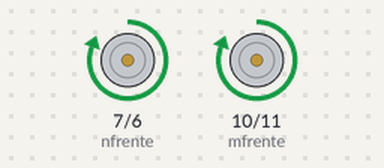
Recording of a sketch running on a simulated Arduino Uno, built with avr-gcc and run on an emulated ATmega328P. Parts: motor-driver pin pairs drawn as motors (green arrow = first pin HIGH = forward, orange = second pin HIGH = backward, longer = more drive).

Above: at 1.0 s.
At 2.5 s:
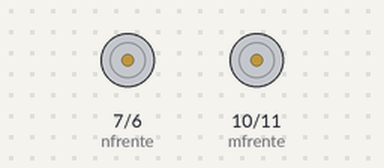
At 4.0 s:
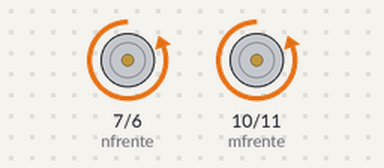
Timing chart, 0 to 7.8 s (numbered marks = the images above):
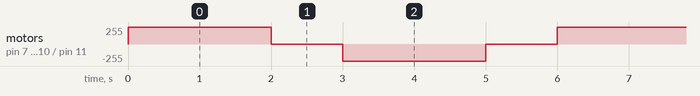

Measured:
- by itself, motor on pin 7 (nfrente) / pin 6 (ntras), motor on pin 10 (mfrente) / pin 11 (mtras): repeats every 6.0 s: stopped 1.0 s, backward 255/255 2.0 s, stopped 1.0 s, forward 255/255 2.0 s

The sketch:

motog223.ino
```cpp
int mfrente = 10;
int mtras = 11;
int nfrente = 7;
int ntras = 6;


void setup() {
pinMode(mfrente, OUTPUT);
pinMode(mtras, OUTPUT);
pinMode(nfrente, OUTPUT);
pinMode(ntras, OUTPUT);
}

void loop() {
  frente();
  delay(2000);

  parar();
  delay(1000);

  tras();
  delay(2000);

  parar();
  delay(1000);
}

void frente(){
  digitalWrite(mfrente, HIGH );
  digitalWrite(mtras, LOW);
  digitalWrite(nfrente, HIGH );
  digitalWrite(ntras, LOW);
}

void tras(){
  digitalWrite(mfrente, LOW);
  digitalWrite(mtras, HIGH);
  digitalWrite(nfrente, LOW);
  digitalWrite(ntras, HIGH);
}
void parar(){
  digitalWrite(mfrente, LOW);
  digitalWrite(mtras, LOW);
  digitalWrite(nfrente, LOW);
  digitalWrite(ntras, LOW);
}
```
